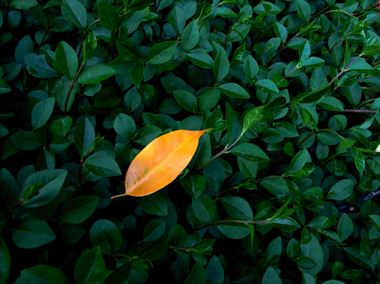
#> input picture images/leaf.jpeg, 380 x 284 px
$ python -i task1.py   (imports and definitions only)
#> lines starting #> are read from the running program, lines starting #| are printed output that depends on the picture; after the words box and inside, x2 and y2 are one past the last pixel; in counts of white or black regions, pixels touching at a corner belong together
import cv2 as cv
import matplotlib.pyplot as plt


class A:
    def __init__(self):
        pass

    def object(self, image):
#> called with image = 'images/leaf.jpeg'
        image = cv.imread(image, 0)
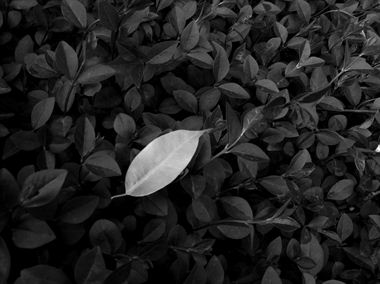
#> image: shape (284, 380); min 0, max 255, mean 34.3
        (thresh, black) = cv.threshold(image, 80, 255, cv.THRESH_BINARY_INV)
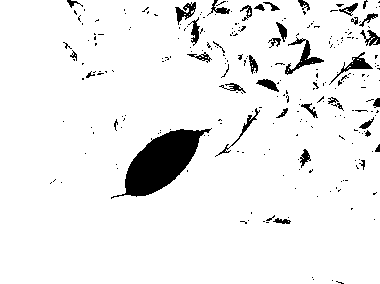
#> black: shape (284, 380); 93.5% white; 258 black regions (219 under 20 px), largest, box (x1, y1, x2, y2) and area: (111, 128, 212, 199) 3176, (285, 37, 324, 75) 378, (329, 52, 373, 85) 265

        color = {"white": 0, "black": 0}

        for i in black:
            for a in i:
                if a == 255:
                    color["white"] +=1
                else:
                    color["black"] += 1
#> after the loop, color = {'white': 100854, 'black': 7066}

        if color["white"] > color["black"]:
            balance = 256 / (int(color["white"] / color["black"]))
#> balance = 18.29
        else:
            balance = 256 / (int(color["black"] / color["white"]))

        if balance < 80:
            balance = 127

        if color["black"] > color["white"]:
            (thresh, black) = cv.threshold(image, balance, 255, cv.THRESH_BINARY)
        else:
            (thresh, black) = cv.threshold(image, balance, 255, cv.THRESH_BINARY_INV)
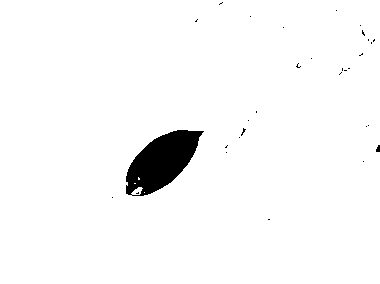
#> black: shape (284, 380); 97.2% white; 31 black regions (29 under 20 px), largest, box (x1, y1, x2, y2) and area: (126, 130, 204, 196) 2965, (376, 145, 380, 152) 22
#> thresh = 127

        cv.imwrite('black_image.jpg', black)

        image = cv.imread('black_image.jpg')
#> image: shape (284, 380, 3); min 0, max 255, mean 247.7

        plt.figure(num='Task 1')
        plt.axis("off")
        plt.imshow(image)

        return image

>>> result = A().object('images/leaf.jpeg')
